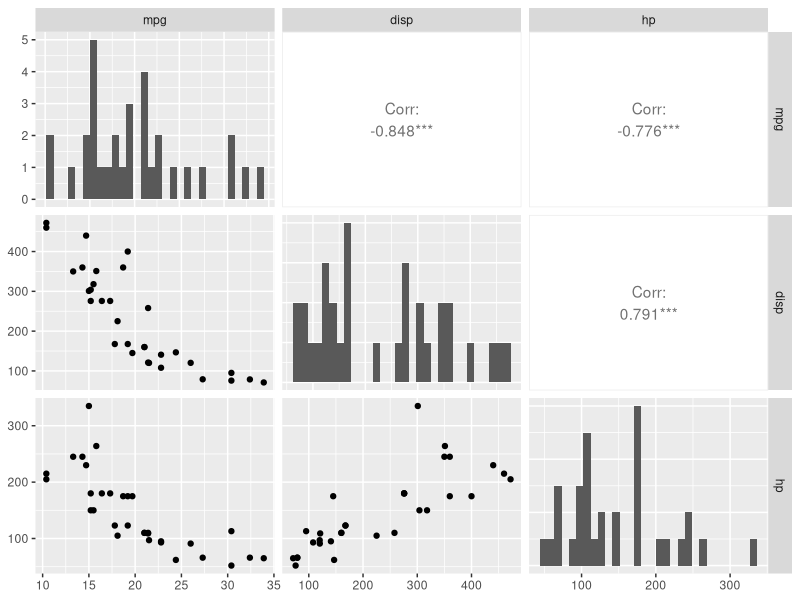
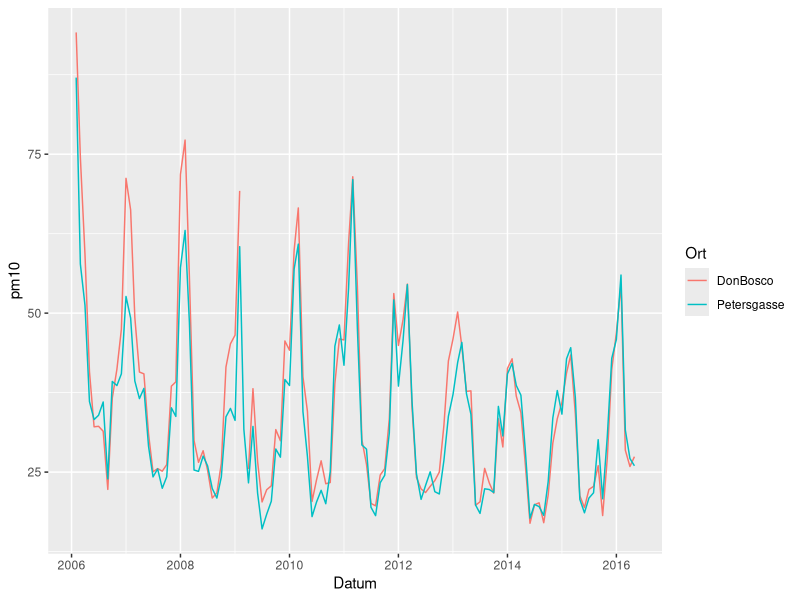
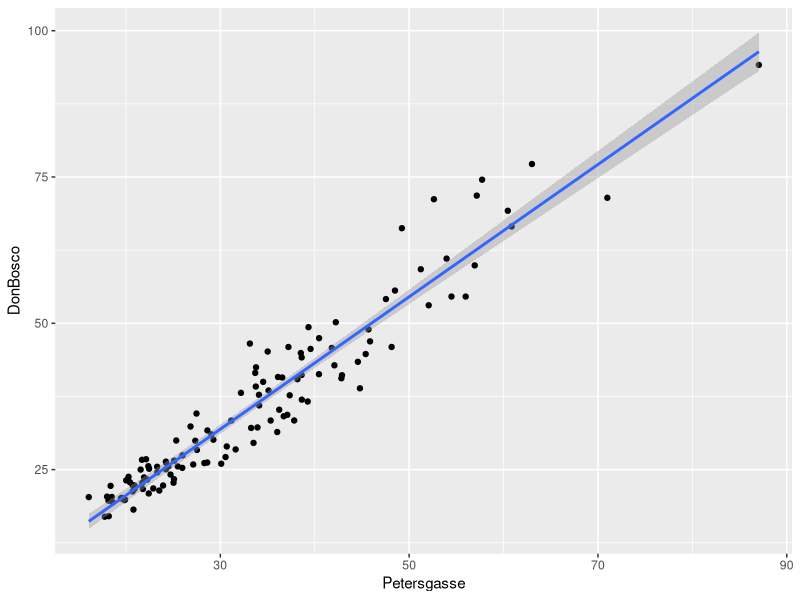

Generate these figures, in order, with R: (Note: this script raises an error after producing the figures.)
## ---- chunk 1
options(width=100)
library(knitr)
opts_chunk$set(comment=NA)
## ---- chunk 2
library(readr)
birds <- read_csv("birds.csv")
cor(birds[, -c(1, 2)], use="pairwise.complete.obs")[1:5, 6:10]
## ---- chunk 3
library(GGally)
cor(mtcars[, c(1, 3, 4)])
cor(mtcars[, c(1, 3, 4)], method="spearman")
ggpairs(mtcars[, c(1, 3, 4)], diag=list(continuous="barDiag"))
## ---- chunk 4
library(tidyr)
library(ggplot2)
pm10 <- read_csv("pm10.csv")
pm10$Datum <- as.Date(pm10$Datum, format="%d.%m.%y")
pm10_long <- gather(pm10, key="Ort", value="pm10", -Datum)
qplot(Datum, pm10, data=pm10_long, color=Ort, geom="line")
qplot(Petersgasse, DonBosco, data=pm10, geom=c("point", "smooth"), method="lm")
## ---- chunk 5
r <- 0.25
N <- 62
alpha <- 0.05
z <- atanh(r)
se_z <- 1 / sqrt(N - 3)
(p <- 2 * (1 - pnorm(z / se_z)))
## ---- chunk 6
r <- 0.05
N <- 1538
alpha <- 0.05
z <- atanh(r)
se_z <- 1 / sqrt(N - 3)
(p <- 2 * (1 - pnorm(z / se_z)))
## ---- chunk 7
knitr::include_graphics("cc_license.png")
